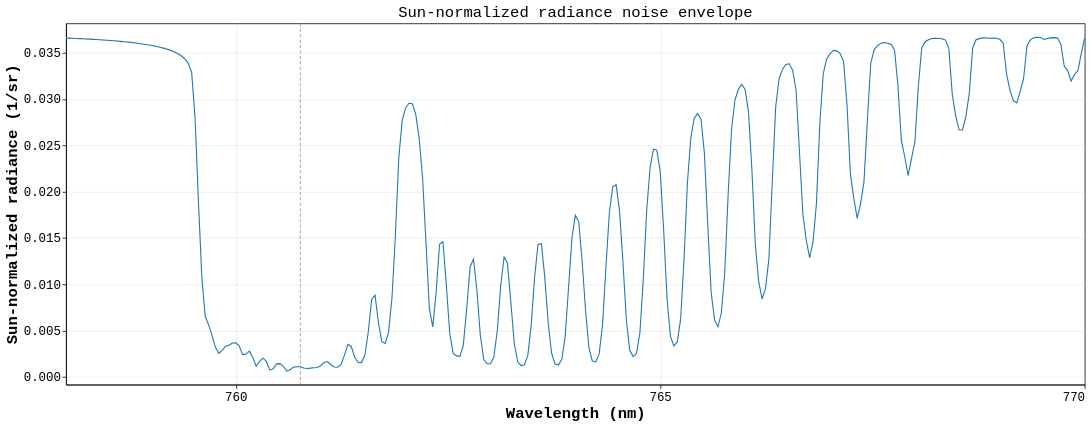

Source (notebook cell):
### Markdown cell above
## Noise Envelope

### Code cell
noise_envelope_chart

### Figure 1 — Vega-Lite specification as saved in the notebook (floating-point values rounded to 4 significant figures; data arrays with more than 128 entries replaced by an {"elided": "..."} marker saying what was removed)
{"config": {"background": "white", "view": {"stroke": "black", "continuousWidth": 1311, "continuousHeight": 465}, "axis": {"domain": true, "domainColor": "black", "grid": true, "gridColor": "#b0b0b0", "gridOpacity": 0.25, "labelColor": "black", "labelFont": "Menlo, Monaco, Consolas, Liberation Mono, DejaVu Sans Mono, monospace", "labelFontSize": 16, "tickColor": "black", "titleColor": "black", "titleFont": "Menlo, Monaco, Consolas, Liberation Mono, DejaVu Sans Mono, monospace", "titleFontSize": 20}, "legend": {"labelColor": "black", "labelFont": "Menlo, Monaco, Consolas, Liberation Mono, DejaVu Sans Mono, monospace", "labelFontSize": 16, "labelLimit": 320, "orient": "bottom-left", "fillColor": "white", "strokeColor": "#cccccc", "padding": 8, "titleColor": "black", "titleFont": "Menlo, Monaco, Consolas, Liberation Mono, DejaVu Sans Mono, monospace", "titleFontSize": 16}, "line": {"strokeWidth": 1.4}, "point": {"size": 28}, "range": {"category": ["#1f77b4", "#ff7f0e", "#d62728"]}, "title": {"color": "black", "font": "Menlo, Monaco, Consolas, Liberation Mono, DejaVu Sans Mono, monospace", "fontSize": 20, "fontWeight": "normal", "anchor": "middle"}}, "layer": [{"data": {"name": "data-d01bb89e0d0ad6e61719cae9c3d6f3d6"}, "mark": {"type": "area", "color": "#D9D9D9", "opacity": 0.45}, "encoding": {"x": {"axis": {"tickMinStep": 5}, "field": "wavelength_nm", "scale": {"zero": false}, "title": "Wavelength (nm)", "type": "quantitative"}, "y": {"field": "noise_lo", "scale": {"domain": [-0.0008113, 0.03819], "zero": false}, "title": "Sun-normalized radiance (1/sr)", "type": "quantitative"}, "y2": {"field": "noise_hi"}}}, {"data": {"name": "data-d01bb89e0d0ad6e61719cae9c3d6f3d6"}, "mark": {"type": "line", "color": "#1f77b4", "strokeWidth": 1.4}, "encoding": {"tooltip": [{"field": "wavelength_nm", "format": ".4f", "title": "Wavelength (nm)", "type": "quantitative"}, {"field": "sun_normalized_radiance", "format": ".8g", "title": "Sun-normalized radiance", "type": "quantitative"}, {"field": "snr", "format": ".4g", "title": "SNR", "type": "quantitative"}], "x": {"axis": {"tickMinStep": 5}, "field": "wavelength_nm", "scale": {"zero": false}, "title": "Wavelength (nm)", "type": "quantitative"}, "y": {"field": "sun_normalized_radiance", "scale": {"domain": [-0.0008113, 0.03819], "zero": false}, "title": "Sun-normalized radiance (1/sr)", "type": "quantitative"}}}, {"data": {"name": "data-238348796e492216436abadd46c9b948"}, "mark": {"type": "rule", "color": "#737373", "strokeDash": [4, 3], "strokeWidth": 0.8}, "encoding": {"x": {"field": "wavelength_nm", "type": "quantitative"}}}], "height": 465, "title": "Sun-normalized radiance noise envelope", "width": 1311, "$schema": "https://vega.github.io/schema/vega-lite/v6.4.1.json", "datasets": {"data-d01bb89e0d0ad6e61719cae9c3d6f3d6": {"elided": "301 records"}, "data-238348796e492216436abadd46c9b948": [{"wavelength_nm": 760.8}]}}
